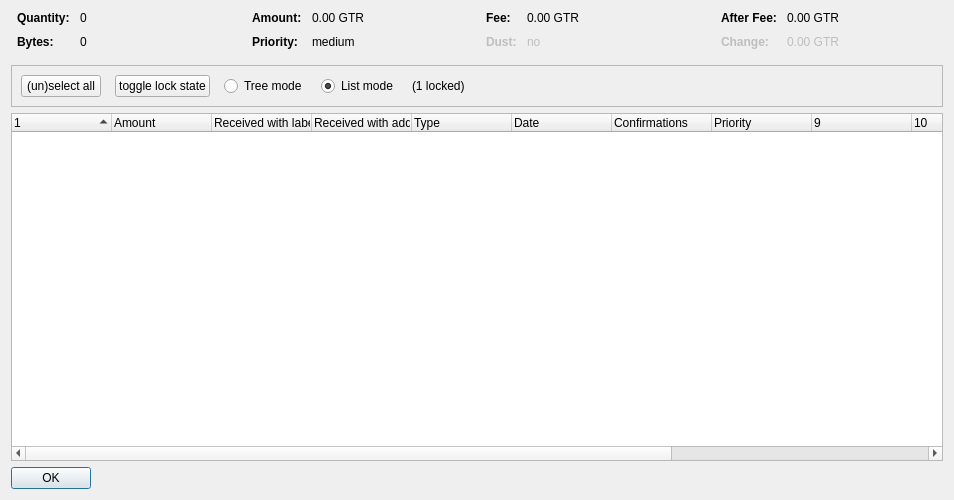
<?xml version="1.0" encoding="UTF-8"?>
<ui version="4.0">
 <class>CoinControlDialog</class>
 <widget class="QDialog" name="CoinControlDialog">
  <property name="geometry">
   <rect>
    <x>0</x>
    <y>0</y>
    <width>954</width>
    <height>500</height>
   </rect>
  </property>
  <property name="windowTitle">
   <string>Coin Selection</string>
  </property>
  <layout class="QVBoxLayout" name="verticalLayout">
   <item>
    <layout class="QHBoxLayout" name="horizontalLayoutTop" stretch="0,0,0,0">
     <property name="topMargin">
      <number>0</number>
     </property>
     <property name="bottomMargin">
      <number>10</number>
     </property>
     <item>
      <layout class="QFormLayout" name="formLayoutCoinControl1">
       <property name="horizontalSpacing">
        <number>10</number>
       </property>
       <property name="verticalSpacing">
        <number>10</number>
       </property>
       <property name="leftMargin">
        <number>6</number>
       </property>
       <property name="rightMargin">
        <number>6</number>
       </property>
       <item row="0" column="0">
        <widget class="QLabel" name="labelCoinControlQuantityText">
         <property name="font">
          <font>
           <weight>75</weight>
           <bold>true</bold>
          </font>
         </property>
         <property name="text">
          <string>Quantity:</string>
         </property>
        </widget>
       </item>
       <item row="0" column="1">
        <widget class="QLabel" name="labelCoinControlQuantity">
         <property name="cursor">
          <cursorShape>IBeamCursor</cursorShape>
         </property>
         <property name="contextMenuPolicy">
          <enum>Qt::ActionsContextMenu</enum>
         </property>
         <property name="text">
          <string notr="true">0</string>
         </property>
         <property name="textInteractionFlags">
          <set>Qt::LinksAccessibleByMouse|Qt::TextSelectableByKeyboard|Qt::TextSelectableByMouse</set>
         </property>
        </widget>
       </item>
       <item row="1" column="0">
        <widget class="QLabel" name="labelCoinControlBytesText">
         <property name="font">
          <font>
           <weight>75</weight>
           <bold>true</bold>
          </font>
         </property>
         <property name="text">
          <string>Bytes:</string>
         </property>
        </widget>
       </item>
       <item row="1" column="1">
        <widget class="QLabel" name="labelCoinControlBytes">
         <property name="cursor">
          <cursorShape>IBeamCursor</cursorShape>
         </property>
         <property name="contextMenuPolicy">
          <enum>Qt::ActionsContextMenu</enum>
         </property>
         <property name="text">
          <string notr="true">0</string>
         </property>
         <property name="textInteractionFlags">
          <set>Qt::LinksAccessibleByMouse|Qt::TextSelectableByKeyboard|Qt::TextSelectableByMouse</set>
         </property>
        </widget>
       </item>
      </layout>
     </item>
     <item>
      <layout class="QFormLayout" name="formLayoutCoinControl2">
       <property name="horizontalSpacing">
        <number>10</number>
       </property>
       <property name="verticalSpacing">
        <number>10</number>
       </property>
       <property name="leftMargin">
        <number>6</number>
       </property>
       <property name="rightMargin">
        <number>6</number>
       </property>
       <item row="0" column="0">
        <widget class="QLabel" name="labelCoinControlAmountText">
         <property name="font">
          <font>
           <weight>75</weight>
           <bold>true</bold>
          </font>
         </property>
         <property name="text">
          <string>Amount:</string>
         </property>
        </widget>
       </item>
       <item row="0" column="1">
        <widget class="QLabel" name="labelCoinControlAmount">
         <property name="cursor">
          <cursorShape>IBeamCursor</cursorShape>
         </property>
         <property name="contextMenuPolicy">
          <enum>Qt::ActionsContextMenu</enum>
         </property>
         <property name="text">
          <string notr="true">0.00 GTR</string>
         </property>
         <property name="textInteractionFlags">
          <set>Qt::LinksAccessibleByMouse|Qt::TextSelectableByKeyboard|Qt::TextSelectableByMouse</set>
         </property>
        </widget>
       </item>
       <item row="1" column="0">
        <widget class="QLabel" name="labelCoinControlPriorityText">
         <property name="font">
          <font>
           <weight>75</weight>
           <bold>true</bold>
          </font>
         </property>
         <property name="text">
          <string>Priority:</string>
         </property>
        </widget>
       </item>
       <item row="1" column="1">
        <widget class="QLabel" name="labelCoinControlPriority">
         <property name="cursor">
          <cursorShape>IBeamCursor</cursorShape>
         </property>
         <property name="contextMenuPolicy">
          <enum>Qt::ActionsContextMenu</enum>
         </property>
         <property name="text">
          <string>medium</string>
         </property>
         <property name="textInteractionFlags">
          <set>Qt::LinksAccessibleByMouse|Qt::TextSelectableByKeyboard|Qt::TextSelectableByMouse</set>
         </property>
        </widget>
       </item>
      </layout>
     </item>
     <item>
      <layout class="QFormLayout" name="formLayoutCoinControl3">
       <property name="horizontalSpacing">
        <number>10</number>
       </property>
       <property name="verticalSpacing">
        <number>10</number>
       </property>
       <property name="leftMargin">
        <number>6</number>
       </property>
       <property name="rightMargin">
        <number>6</number>
       </property>
       <item row="0" column="0">
        <widget class="QLabel" name="labelCoinControlFeeText">
         <property name="font">
          <font>
           <weight>75</weight>
           <bold>true</bold>
          </font>
         </property>
         <property name="text">
          <string>Fee:</string>
         </property>
        </widget>
       </item>
       <item row="0" column="1">
        <widget class="QLabel" name="labelCoinControlFee">
         <property name="cursor">
          <cursorShape>IBeamCursor</cursorShape>
         </property>
         <property name="contextMenuPolicy">
          <enum>Qt::ActionsContextMenu</enum>
         </property>
         <property name="text">
          <string notr="true">0.00 GTR</string>
         </property>
         <property name="textInteractionFlags">
          <set>Qt::LinksAccessibleByMouse|Qt::TextSelectableByKeyboard|Qt::TextSelectableByMouse</set>
         </property>
        </widget>
       </item>
       <item row="1" column="0">
        <widget class="QLabel" name="labelCoinControlLowOutputText">
         <property name="enabled">
          <bool>false</bool>
         </property>
         <property name="font">
          <font>
           <weight>75</weight>
           <bold>true</bold>
          </font>
         </property>
         <property name="text">
          <string>Dust:</string>
         </property>
        </widget>
       </item>
       <item row="1" column="1">
        <widget class="QLabel" name="labelCoinControlLowOutput">
         <property name="enabled">
          <bool>false</bool>
         </property>
         <property name="cursor">
          <cursorShape>IBeamCursor</cursorShape>
         </property>
         <property name="contextMenuPolicy">
          <enum>Qt::ActionsContextMenu</enum>
         </property>
         <property name="text">
          <string>no</string>
         </property>
         <property name="textInteractionFlags">
          <set>Qt::LinksAccessibleByMouse|Qt::TextSelectableByKeyboard|Qt::TextSelectableByMouse</set>
         </property>
        </widget>
       </item>
      </layout>
     </item>
     <item>
      <layout class="QFormLayout" name="formLayoutCoinControl4">
       <property name="horizontalSpacing">
        <number>10</number>
       </property>
       <property name="verticalSpacing">
        <number>10</number>
       </property>
       <property name="leftMargin">
        <number>6</number>
       </property>
       <property name="rightMargin">
        <number>6</number>
       </property>
       <item row="0" column="0">
        <widget class="QLabel" name="labelCoinControlAfterFeeText">
         <property name="font">
          <font>
           <weight>75</weight>
           <bold>true</bold>
          </font>
         </property>
         <property name="text">
          <string>After Fee:</string>
         </property>
        </widget>
       </item>
       <item row="0" column="1">
        <widget class="QLabel" name="labelCoinControlAfterFee">
         <property name="cursor">
          <cursorShape>IBeamCursor</cursorShape>
         </property>
         <property name="contextMenuPolicy">
          <enum>Qt::ActionsContextMenu</enum>
         </property>
         <property name="text">
          <string notr="true">0.00 GTR</string>
         </property>
         <property name="textInteractionFlags">
          <set>Qt::LinksAccessibleByMouse|Qt::TextSelectableByKeyboard|Qt::TextSelectableByMouse</set>
         </property>
        </widget>
       </item>
       <item row="1" column="0">
        <widget class="QLabel" name="labelCoinControlChangeText">
         <property name="enabled">
          <bool>false</bool>
         </property>
         <property name="font">
          <font>
           <weight>75</weight>
           <bold>true</bold>
          </font>
         </property>
         <property name="text">
          <string>Change:</string>
         </property>
        </widget>
       </item>
       <item row="1" column="1">
        <widget class="QLabel" name="labelCoinControlChange">
         <property name="enabled">
          <bool>false</bool>
         </property>
         <property name="cursor">
          <cursorShape>IBeamCursor</cursorShape>
         </property>
         <property name="contextMenuPolicy">
          <enum>Qt::ActionsContextMenu</enum>
         </property>
         <property name="text">
          <string notr="true">0.00 GTR</string>
         </property>
         <property name="textInteractionFlags">
          <set>Qt::LinksAccessibleByMouse|Qt::TextSelectableByKeyboard|Qt::TextSelectableByMouse</set>
         </property>
        </widget>
       </item>
      </layout>
     </item>
    </layout>
   </item>
   <item>
    <widget class="QFrame" name="frame">
     <property name="minimumSize">
      <size>
       <width>0</width>
       <height>40</height>
      </size>
     </property>
     <property name="frameShape">
      <enum>QFrame::StyledPanel</enum>
     </property>
     <property name="frameShadow">
      <enum>QFrame::Sunken</enum>
     </property>
     <layout class="QHBoxLayout" name="horizontalLayout">
      <item>
       <layout class="QHBoxLayout" name="horizontalLayoutPanel" stretch="0,0,0,0,0,0">
        <property name="spacing">
         <number>14</number>
        </property>
        <item>
         <widget class="QPushButton" name="pushButtonSelectAll">
          <property name="sizePolicy">
           <sizepolicy hsizetype="Maximum" vsizetype="Fixed">
            <horstretch>0</horstretch>
            <verstretch>0</verstretch>
           </sizepolicy>
          </property>
          <property name="text">
           <string>(un)select all</string>
          </property>
          <property name="autoDefault">
           <bool>false</bool>
          </property>
         </widget>
        </item>
        <item>
         <widget class="QPushButton" name="pushButtonToggleLock">
          <property name="sizePolicy">
           <sizepolicy hsizetype="Maximum" vsizetype="Fixed">
            <horstretch>0</horstretch>
            <verstretch>0</verstretch>
           </sizepolicy>
          </property>
          <property name="text">
           <string>toggle lock state</string>
          </property>
          <property name="autoDefault">
           <bool>false</bool>
          </property>
         </widget>
        </item>
        <item>
         <widget class="QRadioButton" name="radioTreeMode">
          <property name="sizePolicy">
           <sizepolicy hsizetype="Maximum" vsizetype="Fixed">
            <horstretch>0</horstretch>
            <verstretch>0</verstretch>
           </sizepolicy>
          </property>
          <property name="text">
           <string>Tree mode</string>
          </property>
         </widget>
        </item>
        <item>
         <widget class="QRadioButton" name="radioListMode">
          <property name="sizePolicy">
           <sizepolicy hsizetype="Maximum" vsizetype="Fixed">
            <horstretch>0</horstretch>
            <verstretch>0</verstretch>
           </sizepolicy>
          </property>
          <property name="text">
           <string>List mode</string>
          </property>
          <property name="checked">
           <bool>true</bool>
          </property>
         </widget>
        </item>
        <item>
         <widget class="QLabel" name="labelLocked">
          <property name="text">
           <string>(1 locked)</string>
          </property>
         </widget>
        </item>
        <item>
         <spacer name="horizontalSpacer">
          <property name="orientation">
           <enum>Qt::Horizontal</enum>
          </property>
          <property name="sizeHint" stdset="0">
           <size>
            <width>40</width>
            <height>20</height>
           </size>
          </property>
         </spacer>
        </item>
       </layout>
      </item>
     </layout>
    </widget>
   </item>
   <item>
    <widget class="CoinControlTreeWidget" name="treeWidget">
     <property name="contextMenuPolicy">
      <enum>Qt::CustomContextMenu</enum>
     </property>
     <property name="sortingEnabled">
      <bool>false</bool>
     </property>
     <property name="columnCount">
      <number>13</number>
     </property>
     <attribute name="headerShowSortIndicator" stdset="0">
      <bool>true</bool>
     </attribute>
     <attribute name="headerStretchLastSection">
      <bool>false</bool>
     </attribute>
     <column>
      <property name="text">
       <string/>
      </property>
     </column>
     <column>
      <property name="text">
       <string>Amount</string>
      </property>
     </column>
     <column>
      <property name="text">
       <string>Received with label</string>
      </property>
     </column>
     <column>
      <property name="text">
       <string>Received with address</string>
      </property>
     </column>
     <column>
      <property name="text">
	<string>Type</string>
      </property>
     </column>
     <column>
      <property name="text">	 
       <string>Date</string>
      </property>
     </column>
     <column>
      <property name="text">
       <string>Confirmations</string>
      </property>
      <property name="toolTip">
       <string>Confirmed</string>
      </property>
     </column>
     <column>
      <property name="text">
       <string>Priority</string>
      </property>
     </column>
     <column>
      <property name="text">
       <string/>
      </property>
     </column>
     <column>
      <property name="text">
       <string/>
      </property>
     </column>
     <column>
      <property name="text">
       <string/>
      </property>
     </column>
     <column>
      <property name="text">
       <string/>
      </property>
     </column>
     <column>
      <property name="text">
       <string/>
      </property>
     </column>
    </widget>
   </item>
   <item>
    <widget class="QDialogButtonBox" name="buttonBox">
     <property name="sizePolicy">
      <sizepolicy hsizetype="Maximum" vsizetype="Fixed">
       <horstretch>0</horstretch>
       <verstretch>0</verstretch>
      </sizepolicy>
     </property>
     <property name="orientation">
      <enum>Qt::Horizontal</enum>
     </property>
     <property name="standardButtons">
      <set>QDialogButtonBox::Ok</set>
     </property>
    </widget>
   </item>
  </layout>
 </widget>
 <customwidgets>
  <customwidget>
   <class>CoinControlTreeWidget</class>
   <extends>QTreeWidget</extends>
   <header>coincontroltreewidget.h</header>
  </customwidget>
 </customwidgets>
 <resources/>
 <connections/>
</ui>
